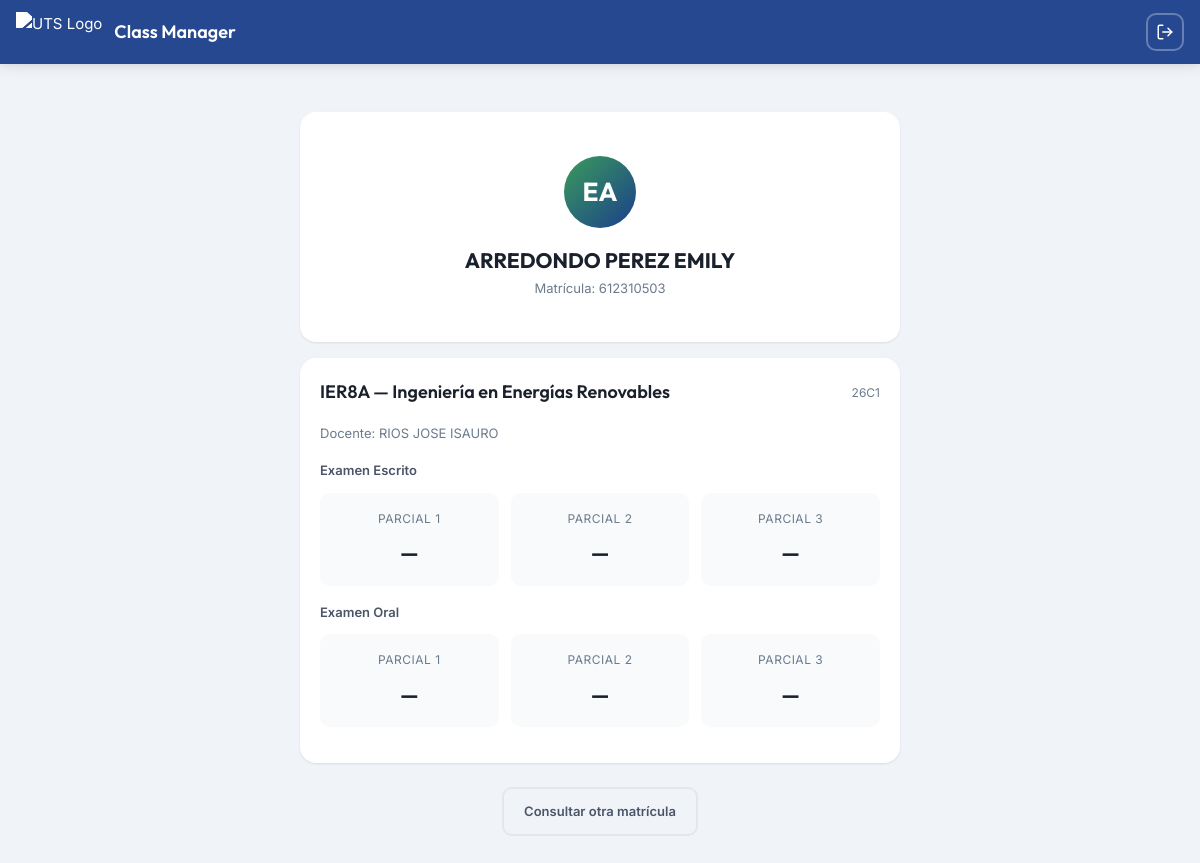
The app's page /views/consulta.php?matricula=612310503 with its own data.
### tables this page shows
CREATE TABLE IF NOT EXISTS grupo (
  id_grupo     INT           NOT NULL AUTO_INCREMENT,
  id_docente   INT           NOT NULL,
  id_materia   INT           DEFAULT NULL,
  carrera      VARCHAR(120)  NOT NULL,
  siglas       VARCHAR(20)   NOT NULL,
  cuatrimestre TINYINT       NOT NULL,
  grupo        VARCHAR(10)   NOT NULL,
  periodo      ENUM('ene-abr','may-ago','sep-dic') NOT NULL,
  ciclo        VARCHAR(6)    NOT NULL,
  anio         SMALLINT      NOT NULL,
  activo       TINYINT(1)    NOT NULL DEFAULT 1,
  created_at   DATETIME      NOT NULL DEFAULT CURRENT_TIMESTAMP,
  PRIMARY KEY (id_grupo),
  KEY idx_grupo_docente (id_docente),
  KEY idx_grupo_ciclo (ciclo),
  CONSTRAINT fk_grupo_docente FOREIGN KEY (id_docente)
    REFERENCES docente(id_docente) ON DELETE RESTRICT ON UPDATE CASCADE,
  CONSTRAINT fk_grupo_materia FOREIGN KEY (id_materia)
    REFERENCES materia(id_materia) ON DELETE SET NULL ON UPDATE CASCADE
);

CREATE TABLE IF NOT EXISTS docente (
  id_docente    INT           NOT NULL AUTO_INCREMENT,
  matricula     VARCHAR(20)   NOT NULL,
  nombre        VARCHAR(80)   NOT NULL,
  apellido_pat  VARCHAR(60)   NOT NULL,
  apellido_mat  VARCHAR(60)   DEFAULT NULL,
  email         VARCHAR(120)  DEFAULT NULL,
  password_hash VARCHAR(255)  NOT NULL DEFAULT '$2y$10$placeholder',
  rol           VARCHAR(50)   DEFAULT 'docente',
  activo        TINYINT(1)    NOT NULL DEFAULT 1,
  created_at    DATETIME      NOT NULL DEFAULT CURRENT_TIMESTAMP,
  PRIMARY KEY (id_docente),
  UNIQUE KEY uq_docente_matricula (matricula),
  UNIQUE KEY uq_docente_email (email)
);

### controllers/ConsultaController.php (called while the page is built, shortened)
<?php
class ConsultaController
{
    public function search(): array
    {
        $matricula = trim($_POST['matricula'] ?? '');
        $db = Database::getConnection();
        $stmtAlumno = $db->prepare("SELECT * FROM alumno WHERE matricula = :mat AND activo = 1");
        $stmtAlumno->execute([':mat' => $matricula]);
        $alumno = $stmtAlumno->fetch();
        $stmtGrupos = $db->prepare("
            SELECT g.*, d.nombre as docente_nombre, d.apellido_pat as docente_apellido
            FROM grupo g
            INNER JOIN grupo_alumno ga ON g.id_grupo = ga.id_grupo
            INNER JOIN docente d ON g.id_docente = d.id_docente
            WHERE ga.id_alumno = :aid AND g.activo = 1
            ORDER BY g.created_at DESC
        ");
        $stmtGrupos->execute([':aid' => $alumno['id_alumno']]);
        $grupos = $stmtGrupos->fetchAll();
        $groupData = [];
        foreach ($grupos as $grupo) {
            $gid = $grupo['id_grupo'];
            $aid = $alumno['id_alumno'];
            $stmtWE = $db->prepare("SELECT parcial, calificacion FROM examen_escrito WHERE id_grupo = :gid AND id_alumno = :aid");
            $stmtWE->execute([':gid' => $gid, ':aid' => $aid]);
            $weGrades = [];
            foreach ($stmtWE->fetchAll() as $row) { $weGrades[$row['parcial']] = $row['calificacion']; }
            $stmtOE = $db->prepare("SELECT parcial, calificacion FROM examen_oral WHERE id_grupo = :gid AND id_alumno = :aid");
            $stmtOE->execute([':gid' => $gid, ':aid' => $aid]);
            $oeGrades = [];
            foreach ($stmtOE->fetchAll() as $row) { $oeGrades[$row['parcial']] = $row['calificacion']; }
            $stmtAtt = $db->prepare("
                SELECT s.parcial, a.estado
                FROM asistencia a
                INNER JOIN sesion s ON a.id_sesion = s.id_sesion
                WHERE s.id_grupo = :gid AND a.id_alumno = :aid
            ");
            $stmtAtt->execute([':gid' => $gid, ':aid' => $aid]);
            $attData = $stmtAtt->fetchAll();
            $groupData[] = [
                'grupo'    => $grupo,
                'we'       => $weGrades,
                'oe'       => $oeGrades,
                'attendance' => $attData,
            ];
        }
        return [
            'success' => true,
            'alumno'  => [
                'nombre_completo' => trim($alumno['apellido_pat'] . ' ' . ($alumno['apellido_mat'] ?? '') . ' ' . $alumno['nombre']),
                'matricula'       => $alumno['matricula'],
                'iniciales'       => mb_substr($alumno['nombre'], 0, 1) . mb_substr($alumno['apellido_pat'], 0, 1),
            ],
            'grupos'  => $groupData,
        ];
    }
}

### views/consulta.php (the view, shortened to what this page needs)
<?php
$searchMatricula = $_GET['matricula'] ?? '';
$alumnoData = null;
if (!empty($searchMatricula)) {
    require_once BASE_PATH . '/controllers/ConsultaController.php';
    $controller = new ConsultaController();
    $result = $controller->search();
    if ($result['success'] ?? false) {
        $alumnoData = $result;
    }
}
?>
<!DOCTYPE html>
<html lang="es">
<head>
  <link rel="stylesheet" href="assets/css/styles.css">
</head>
<body>
  <header class="app-header">
    <img src="assets/img/logo-uts-2024.png" alt="UTS Logo" class="header-logo">
    <div class="header-info">
      <div class="header-title">Class Manager</div>
    </div>
    <a href="<?= isset($_SESSION['usuario']) ? 'index.php?action=logout' : 'index.php?page=login' ?>" class="btn btn-outline btn-sm" style="color:white; border-color:rgba(255,255,255,0.3); margin-left:<?= isset($_SESSION['usuario']) ? 'var(--space-3)' : 'auto' ?>; padding: var(--space-2);" title="<?= isset($_SESSION['usuario']) ? 'Cerrar Sesión' : 'Inicio' ?>">
      <svg viewBox="0 0 24 24" fill="none" stroke="currentColor" stroke-width="2" stroke-linecap="round" stroke-linejoin="round" width="18" height="18"><path d="M9 21H5a2 2 0 0 1-2-2V5a2 2 0 0 1 2-2h4"/><polyline points="16 17 21 12 16 7"/><line x1="21" y1="12" x2="9" y2="12"/></svg>
    </a>
  </header>
  <main class="app-main" style="padding-bottom: var(--space-8);">
    <div class="consulta-wrapper">
      <?php if (!$alumnoData): ?>
      <div class="card" style="margin-top: var(--space-6);">
        <div class="consulta-profile">
          <div class="consulta-avatar" style="background: linear-gradient(135deg, var(--gray-300), var(--gray-400));">
            <svg viewBox="0 0 24 24" fill="none" stroke="currentColor" stroke-width="2" width="32" height="32"><circle cx="11" cy="11" r="8"/><line x1="21" y1="21" x2="16.65" y2="16.65"/></svg>
          </div>
          <h1 class="consulta-name" style="margin-bottom: var(--space-2);">Consulta tus Calificaciones</h1>
          <p class="consulta-mat">Ingresa tu matrícula para consultar tu información académica</p>
        </div>
        <form action="index.php" method="GET" style="max-width: 360px; margin: 0 auto;">
          <input type="hidden" name="page" value="consulta">
          <div class="form-group">
            <input type="text" class="form-control" name="matricula"
                   placeholder="Tu matrícula (ej. 612310503)"
                   value="<?= htmlspecialchars($searchMatricula) ?>" required
                   style="text-align:center; font-size: var(--text-lg);">
          </div>
          <button type="submit" class="btn btn-primary btn-block">Consultar</button>
        </form>
        <?php if (!empty($searchMatricula) && !$alumnoData): ?>
        <div style="text-align:center; margin-top: var(--space-5); color: var(--color-danger); font-weight:600;">
          Matrícula no encontrada. Verifica tu número e intenta de nuevo.
        </div>
        <?php endif; ?>
      </div>
      <?php else: ?>
      <div class="card" style="margin-top: var(--space-6);">
        <div class="consulta-profile">
          <div class="consulta-avatar">
            <?= htmlspecialchars($alumnoData['alumno']['iniciales']) ?>
          </div>
          <div class="consulta-name"><?= htmlspecialchars($alumnoData['alumno']['nombre_completo']) ?></div>
          <div class="consulta-mat">Matrícula: <?= htmlspecialchars($alumnoData['alumno']['matricula']) ?></div>
        </div>
      </div>
      <?php foreach ($alumnoData['grupos'] as $gd): ?>
      <div class="card mt-4">
        <div class="card-header">
          <h2 class="card-title">
            <?= htmlspecialchars($gd['grupo']['siglas'] . $gd['grupo']['cuatrimestre'] . $gd['grupo']['grupo']) ?>
            — <?= htmlspecialchars($gd['grupo']['carrera']) ?>
          </h2>
          <span style="font-size: var(--text-xs); color: var(--text-secondary);">
            <?= htmlspecialchars($gd['grupo']['ciclo']) ?>
          </span>
        </div>
        <p class="text-sm mb-4" style="color: var(--text-secondary);">
          Docente: <?= htmlspecialchars($gd['grupo']['docente_apellido'] . ' ' . $gd['grupo']['docente_nombre']) ?>
        </p>
        <h3 style="font-size: var(--text-sm); font-weight:600; margin-bottom: var(--space-3); color: var(--gray-600);">Examen Escrito</h3>
        <div class="parcial-summary mb-4">
          <?php for ($p = 1; $p <= 3; $p++): ?>
          <div class="parcial-block">
            <div class="parcial-block-label">Parcial <?= $p ?></div>
            <div class="parcial-block-value <?= isset($gd['we'][$p]) && $gd['we'][$p] < 7 ? 'fail' : '' ?>">
              <?= isset($gd['we'][$p]) ? number_format((float)$gd['we'][$p], 2) : '—' ?>
            </div>
          </div>
          <?php endfor; ?>
        </div>
        <h3 style="font-size: var(--text-sm); font-weight:600; margin-bottom: var(--space-3); color: var(--gray-600);">Examen Oral</h3>
        <div class="parcial-summary mb-4">
          <?php for ($p = 1; $p <= 3; $p++): ?>
          <div class="parcial-block">
            <div class="parcial-block-label">Parcial <?= $p ?></div>
            <div class="parcial-block-value <?= isset($gd['oe'][$p]) && $gd['oe'][$p] < 7 ? 'fail' : '' ?>">
              <?= isset($gd['oe'][$p]) ? number_format((float)$gd['oe'][$p], 2) : '—' ?>
            </div>
          </div>
          <?php endfor; ?>
        </div>
      </div>
      <?php endforeach; ?>
      <div style="text-align:center; margin-top: var(--space-6);">
        <a href="index.php?page=consulta" class="btn btn-outline">Consultar otra matrícula</a>
      </div>
      <?php endif; ?>
    </div>
  </main>
</body>
</html>

### records on screen
grupo: siglas+cuatrimestre+grupo "IER8A", carrera "Ingeniería en Energías Renovables", ciclo "26C1", id_docente.nombre "RIOS JOSE ISAURO"

### other values on screen
$alumnoData['alumno']['iniciales'] "EA"
$alumnoData['alumno']['nombre_completo'] "ARREDONDO PEREZ EMILY"
$alumnoData['alumno']['matricula'] "612310503"
